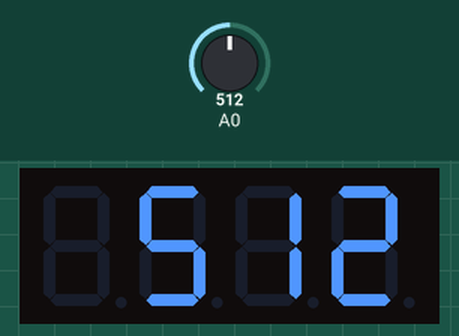
The sketch below on a simulated Arduino Uno, built with avr-gcc and run on an emulated ATmega328P. On the bench: 4-digit seven-segment display. The inputs (shaded band) are chosen by the test bench; at power-on: A0 = 512.

Above: at 1.2 s.
1.3 s: A0 set to 716
At 2.3 s:
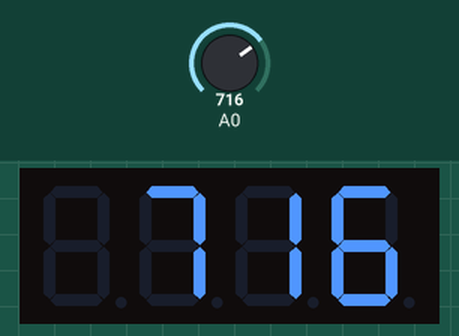
3.2 s: A0 set to 900
At 3.8 s:
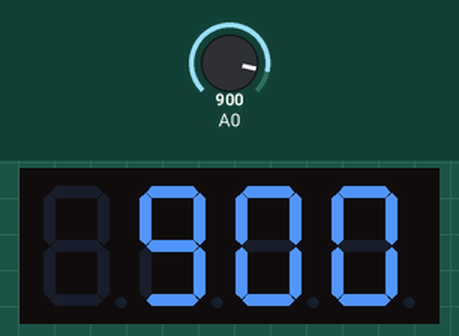
5.0 s: A0 set to 1023
At 6.6 s:
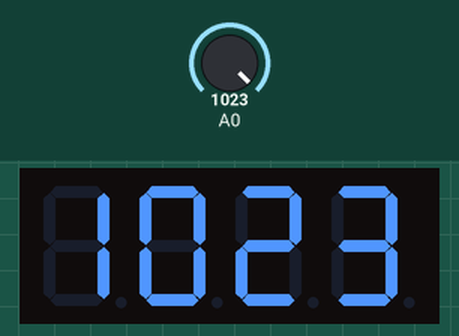
Timing chart, 0 to 8.1 s (numbered marks = the images above; inputs shaded):
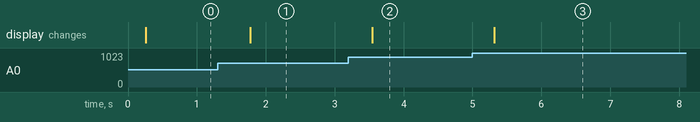

The sketch:

LEDBackpack_Peizo.ino
```cpp
  /*
  LEDBackpack_Peizo
  by Scott Kildall
  Janaury 3, 2017

  A simple Arudino sketch that uses the Adafruit LED backpack hooked to a Peizo.
  The (+) lead of the peizo goes to pin A0 and the (-) to GND.
  A 1M Ohm resistor goes from A0 to GND so that we don't have floating input.

  Uses the Adafruit LED Backpack libraries, which must be installead into your Arduino libraries folder

   When you 'knock' on the peizo, it will show the 10-bit analog value (0-1023) on the 4-digit LED display for about 250ms. Then it goes back to zero.

   The AdaFruit GitHub repo is here
   https://github.com/adafruit/Adafruit_LED_Backpack

   Adapted the KnockSensor code here: https://www.arduino.cc/en/Tutorial/KnockSensor
*/


#include "Adafruit_LEDBackpack.h"

Adafruit_7segment matrix = Adafruit_7segment();

int threshhold = 10;
int delayTime = 250;

//-- initialize the LED Backpack, set value to 0
void setup() {
  matrix.begin(0x70);
  matrix.print(0, DEC);
  matrix.writeDisplay();
}

//-- get value from A0. If greater than threshhold, show it
void loop() {
  int val= analogRead(A0);
  if (val >= threshhold) {
    // greater than theshhold: update display and delay so that we can read it
    matrix.print(val, DEC);
    delay(delayTime);
  }
  else
    //-- show ZERO if below threshhold
    matrix.print(0, DEC);

   //-- update the LED display
   matrix.writeDisplay();
}
```

Measured:
- after the input at 1.3 s, the display: changes after 0.47 s (image 1)
- after the input at 3.2 s, the display: changes after 0.35 s (image 2)
- after the input at 5.0 s, the display: changes after 0.32 s (image 3)
